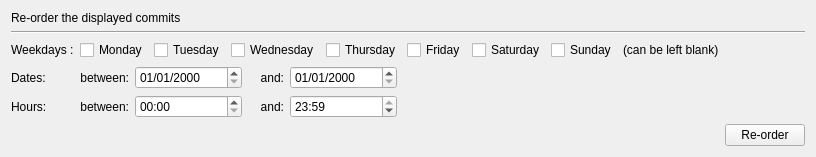
          <widget class="QWidget" name="reorderTab">
           <attribute name="title">
            <string>Auto re-order</string>
           </attribute>
           <layout class="QGridLayout" name="gridLayout_10">
            <item row="0" column="0">
             <layout class="QGridLayout" name="gridLayout_6">
              <item row="0" column="0" colspan="2">
               <widget class="QLabel" name="reOrderLabel">
                <property name="text">
                 <string>Re-order the displayed commits </string>
                </property>
               </widget>
              </item>
              <item row="3" column="1">
               <layout class="QGridLayout" name="gridLayout_8" columnstretch="1,3,1,3">
                <item row="0" column="0">
                 <widget class="QLabel" name="betweenDatesLabel">
                  <property name="text">
                   <string>between:</string>
                  </property>
                  <property name="alignment">
                   <set>Qt::AlignRight|Qt::AlignTrailing|Qt::AlignVCenter</set>
                  </property>
                 </widget>
                </item>
                <item row="0" column="1">
                 <widget class="QDateEdit" name="reOrderMinDateEdit">
                  <property name="displayFormat">
                   <string>dd/MM/yyyy</string>
                  </property>
                 </widget>
                </item>
                <item row="0" column="2">
                 <widget class="QLabel" name="andDatesLabel">
                  <property name="text">
                   <string>and:</string>
                  </property>
                  <property name="alignment">
                   <set>Qt::AlignRight|Qt::AlignTrailing|Qt::AlignVCenter</set>
                  </property>
                 </widget>
                </item>
                <item row="0" column="3">
                 <widget class="QDateEdit" name="reOrderMaxDateEdit">
                  <property name="displayFormat">
                   <string>dd/MM/yyyy</string>
                  </property>
                 </widget>
                </item>
               </layout>
              </item>
              <item row="3" column="0">
               <widget class="QLabel" name="reOrderDatesLabel">
                <property name="text">
                 <string>Dates:</string>
                </property>
               </widget>
              </item>
              <item row="3" column="2" rowspan="3">
               <spacer name="horizontalSpacer_2">
                <property name="orientation">
                 <enum>Qt::Horizontal</enum>
                </property>
                <property name="sizeHint" stdset="0">
                 <size>
                  <width>40</width>
                  <height>20</height>
                 </size>
                </property>
               </spacer>
              </item>
              <item row="6" column="3">
               <widget class="QPushButton" name="reOrderPushButton">
                <property name="text">
                 <string>Re-order</string>
                </property>
               </widget>
              </item>
              <item row="4" column="1" rowspan="2">
               <layout class="QGridLayout" name="gridLayout_9" columnstretch="1,3,1,3">
                <item row="0" column="0">
                 <widget class="QLabel" name="betweenHoursLabel">
                  <property name="text">
                   <string>between:</string>
                  </property>
                  <property name="alignment">
                   <set>Qt::AlignRight|Qt::AlignTrailing|Qt::AlignVCenter</set>
                  </property>
                 </widget>
                </item>
                <item row="0" column="1">
                 <widget class="QTimeEdit" name="reOrderMinTimeEdit">
                  <property name="displayFormat">
                   <string>hh:mm</string>
                  </property>
                 </widget>
                </item>
                <item row="0" column="2">
                 <widget class="QLabel" name="andHoursLabel">
                  <property name="text">
                   <string>and:</string>
                  </property>
                  <property name="alignment">
                   <set>Qt::AlignRight|Qt::AlignTrailing|Qt::AlignVCenter</set>
                  </property>
                 </widget>
                </item>
                <item row="0" column="3">
                 <widget class="QTimeEdit" name="reOrderMaxTimeEdit">
                  <property name="time">
                   <time>
                    <hour>23</hour>
                    <minute>59</minute>
                    <second>0</second>
                   </time>
                  </property>
                  <property name="displayFormat">
                   <string>hh:mm</string>
                  </property>
                 </widget>
                </item>
               </layout>
              </item>
              <item row="4" column="0" rowspan="2">
               <widget class="QLabel" name="reOrderHoursLabel">
                <property name="text">
                 <string>Hours:</string>
                </property>
               </widget>
              </item>
              <item row="2" column="0">
               <widget class="QLabel" name="reOrderWeekdaysLabel">
                <property name="text">
                 <string>Weekdays :</string>
                </property>
               </widget>
              </item>
              <item row="2" column="1" colspan="2">
               <layout class="QGridLayout" name="gridLayout_7">
                <item row="0" column="0">
                 <widget class="QCheckBox" name="reOrderWeekdayMondayCheckBox">
                  <property name="text">
                   <string>Monday</string>
                  </property>
                 </widget>
                </item>
                <item row="0" column="1">
                 <widget class="QCheckBox" name="reOrderWeekdayTuesdayCheckBox">
                  <property name="text">
                   <string>Tuesday</string>
                  </property>
                 </widget>
                </item>
                <item row="0" column="2">
                 <widget class="QCheckBox" name="reOrderWeekdayWednesdayCheckBox">
                  <property name="text">
                   <string>Wednesday</string>
                  </property>
                 </widget>
                </item>
                <item row="0" column="3">
                 <widget class="QCheckBox" name="reOrderWeekdayThursdayCheckBox">
                  <property name="text">
                   <string>Thursday</string>
                  </property>
                 </widget>
                </item>
                <item row="0" column="4">
                 <widget class="QCheckBox" name="reOrderWeekdayFridayCheckBox">
                  <property name="text">
                   <string>Friday</string>
                  </property>
                 </widget>
                </item>
                <item row="0" column="5">
                 <widget class="QCheckBox" name="reOrderWeekdaySaturdayCheckBox">
                  <property name="text">
                   <string>Saturday</string>
                  </property>
                 </widget>
                </item>
                <item row="0" column="6">
                 <widget class="QCheckBox" name="reOrderWeekdaySundayCheckBox">
                  <property name="text">
                   <string>Sunday</string>
                  </property>
                 </widget>
                </item>
                <item row="0" column="7">
                 <widget class="QLabel" name="label_5">
                  <property name="text">
                   <string>(can be left blank)</string>
                  </property>
                 </widget>
                </item>
               </layout>
              </item>
              <item row="1" column="0" colspan="4">
               <widget class="Line" name="line">
                <property name="orientation">
                 <enum>Qt::Horizontal</enum>
                </property>
               </widget>
              </item>
              <item row="6" column="0" colspan="3">
               <widget class="QLabel" name="reOrderErrorsLabel">
                <property name="palette">
                 <palette>
                  <active>
                   <colorrole role="WindowText">
                    <brush brushstyle="SolidPattern">
                     <color alpha="255">
                      <red>196</red>
                      <green>0</green>
                      <blue>3</blue>
                     </color>
                    </brush>
                   </colorrole>
                  </active>
                  <inactive>
                   <colorrole role="WindowText">
                    <brush brushstyle="SolidPattern">
                     <color alpha="255">
                      <red>196</red>
                      <green>0</green>
                      <blue>3</blue>
                     </color>
                    </brush>
                   </colorrole>
                  </inactive>
                  <disabled>
                   <colorrole role="WindowText">
                    <brush brushstyle="SolidPattern">
                     <color alpha="255">
                      <red>128</red>
                      <green>128</green>
                      <blue>128</blue>
                     </color>
                    </brush>
                   </colorrole>
                  </disabled>
                 </palette>
                </property>
                <property name="text">
                 <string/>
                </property>
                <property name="alignment">
                 <set>Qt::AlignRight|Qt::AlignTrailing|Qt::AlignVCenter</set>
                </property>
               </widget>
              </item>
             </layout>
            </item>
           </layout>
          </widget>
